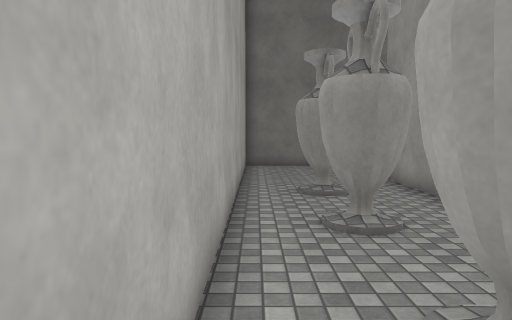
[1] (above)

23 first-person views from a walk through a 3-D level made in the Unity game engine. The camera is 1.5 m above the floor, tilts 4° down and sees 70° across. The floor is counted in squares, 1 m on a side. Each view is taken from the middle of a square. On the plan, view 1 faces up. The plan holds only what a view shows up to about 16 squares ahead; the rest is blank. The player character is not drawn. Surface patterns are stand-ins for the level's own textures.

[2]
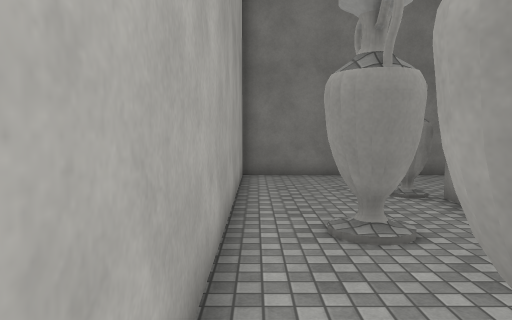

[3]
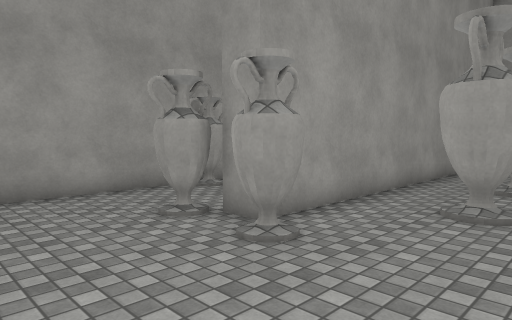

[4]
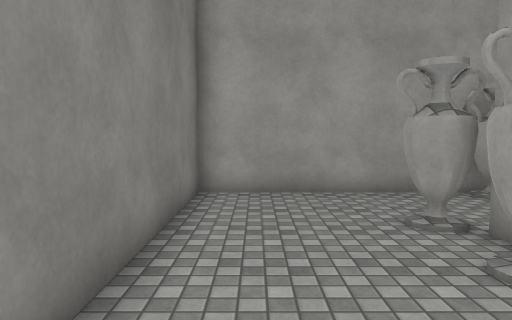

[5]
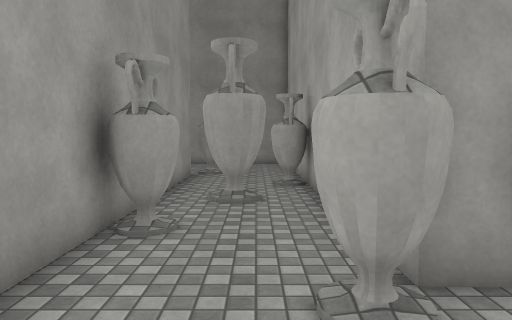

[6]
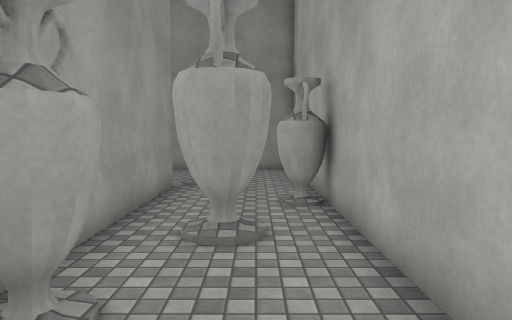

[7]
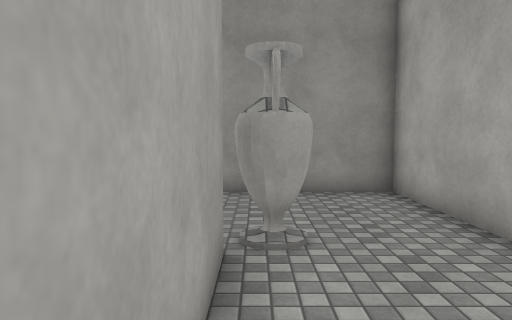

[8]
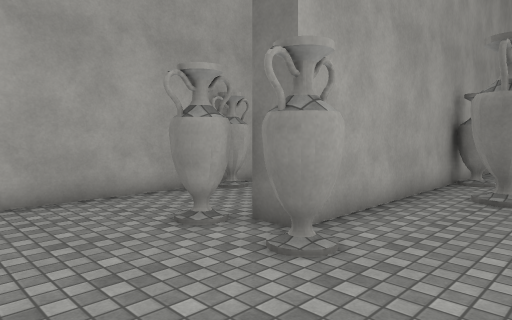

[9]
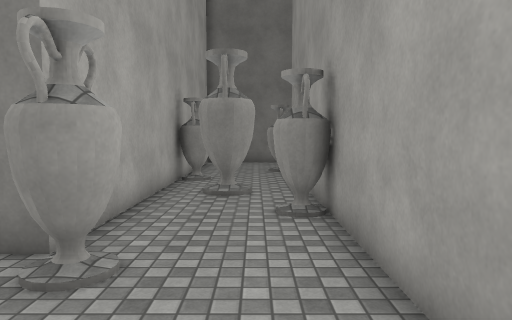

[10]
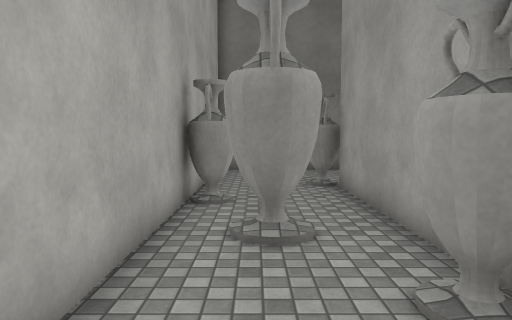

[11]
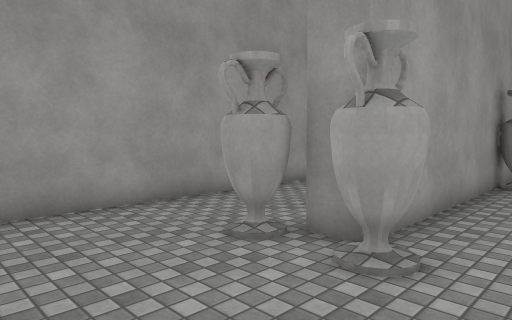

[12]
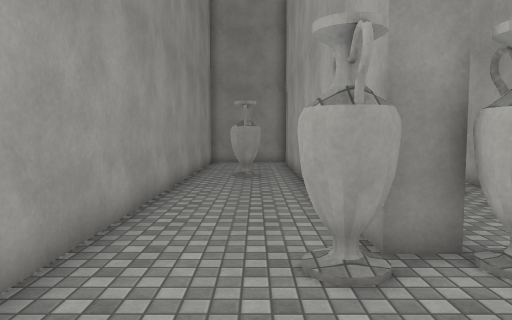

[13]
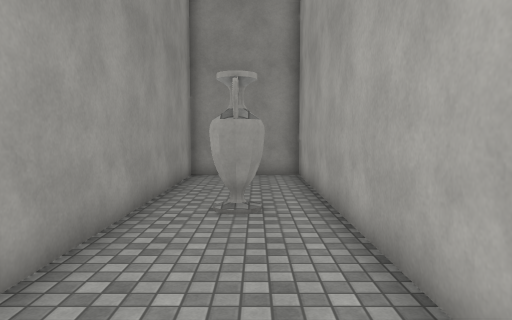

[14]
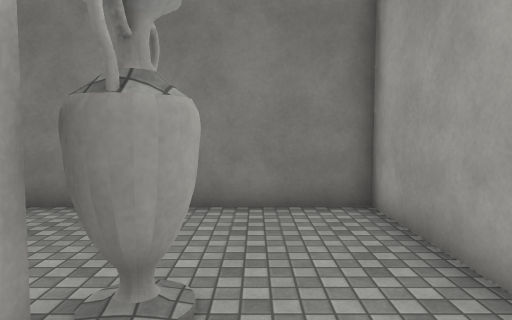

[15]
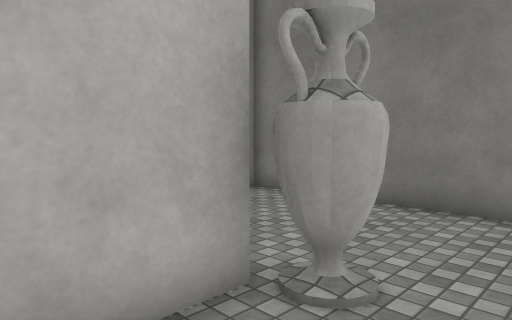

[16]
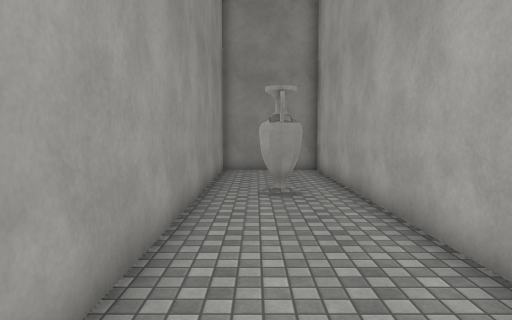

[17]
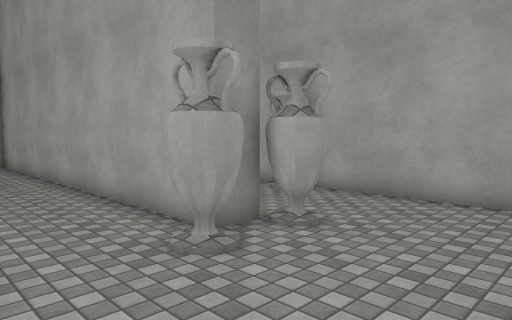

[18]
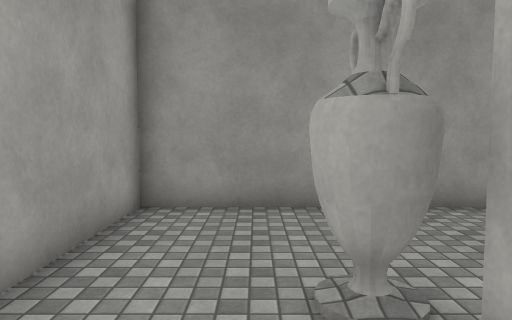

[19]
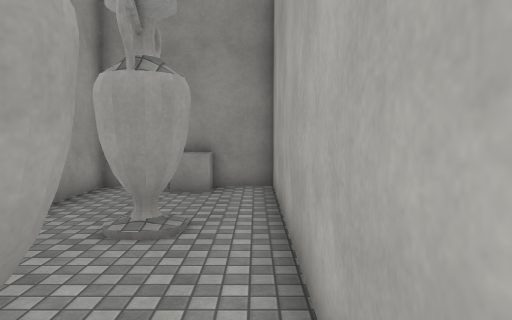

[20]
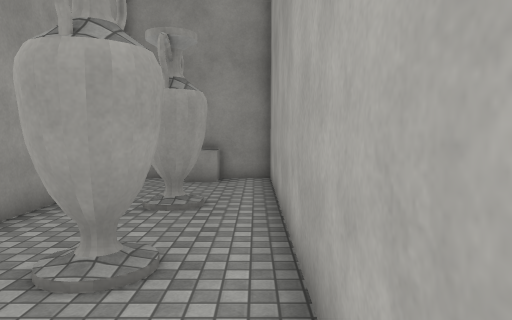

[21]
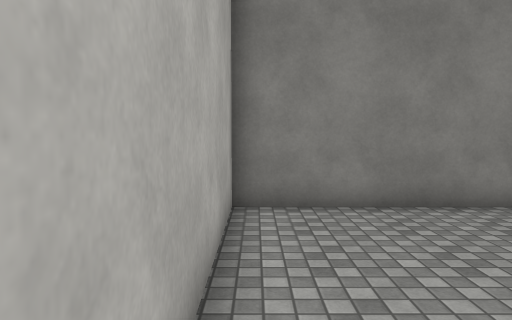

[22]
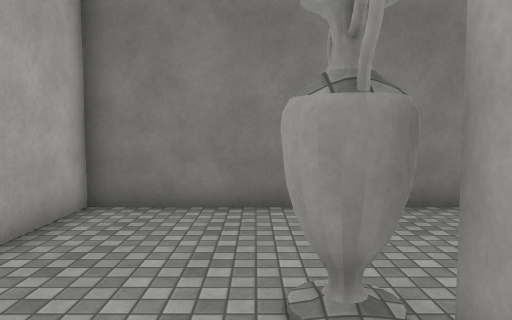

[23]
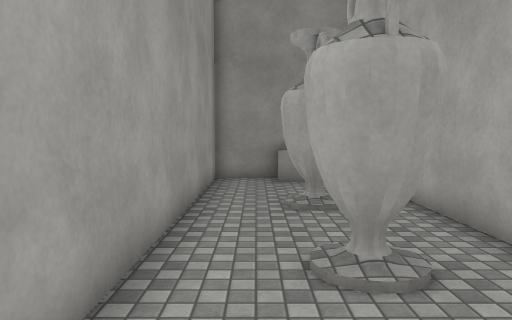

### Floor plan
Points are (right, up) in squares from view 1. A wall is a line through its corners. A room is listed if a view was taken in it or the views show most of it. See-through windows are left out.
Room 1 (views 1, 2, 3, 4, 5, 6, 7, 8, 9, 10, 11, 12, 13, 14, 15, 16, 17, 18, 19, 20, 21, 22, 23)
walls: (9.4, 9.1) (9.4, 17.5) (-0.5, 17.5) (-0.5, -2.1); (10.4, 15.6) (10.4, 2.5) (9.4, 2.5) (9.4, 7.6); (-0.6, -2.5) (4.4, -2.5) (4.4, 12.5) (5.4, 12.5) (5.4, -2.5) (14.4, -2.5) (14.4, 12.5) (15.4, 12.5) (15.4, -2.5) (19.4, -2.5) (19.4, 17.5) (10.4, 17.5)
objects: pot (1, 2) to (2, 3); pot (1, 6) to (2, 6); pot (1, 9) to (2, 10); cube (2, -2); pot (3, 13) to (4, 13); pot (6, 5); pot (6, 13); pot (7, 7) to (8, 8); pot (8, 2) to (9, 2); pot (8, 10) to (9, 11); pot (11, 2); pot (11, 10) to (11, 11); pot (12, 7) to (13, 8); pot (14, 5); pot (14, 13); pot (16, 13); pot (17, 3) to (18, 4)

Where each view was taken, in squares from view 1:
view 1: 0 up, 0 right, facing up
view 2: 4 up, 0 right, facing up
view 3: 17 up, 0 right, facing down-right
view 4: 16 up, 0 right, facing right
view 5: 16 up, 7 right, facing down
view 6: 13 up, 7 right, facing down
view 7: 7 up, 9 right, facing down
view 8: 2 down, 14 right, facing up-left
view 9: 2 down, 13 right, facing up
view 10: 2 up, 12 right, facing up
view 11: 17 up, 12 right, facing down-right
view 12: 17 up, 17 right, facing down
view 13: 11 up, 17 right, facing down
view 14: 10 up, 17 right, facing up
view 15: 10 up, 18 right, facing up-left
view 16: 13 up, 18 right, facing down
view 17: 17 up, 19 right, facing down-left
view 18: 5 up, 12 right, facing down
view 19: 8 up, 0 right, facing down
view 20: 10 up, 0 right, facing down
view 21: 10 up, 0 right, facing up
view 22: 10 up, 3 right, facing up
view 23: 10 up, 3 right, facing down
